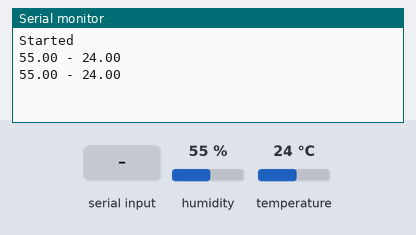
A sketch run on a simulated Arduino Uno, built with avr-gcc and run on an emulated ATmega328P. Shown: the last lines printed to the serial monitor. Wiring (inferred from the names in the program): DHT22 sensor: data pin 7. Inputs (shaded band) come from the test bench; at power-on: humidity 55 %, temperature 24 °C.

Above: at 5.3 s.
5.4 s: "1" received over the second serial link
At 8.3 s:
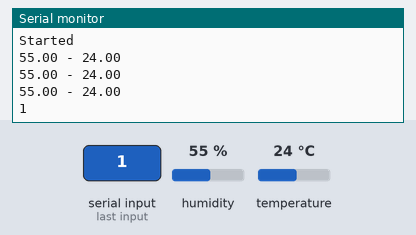
10.6 s: humidity set to 22 %
At 12.2 s:
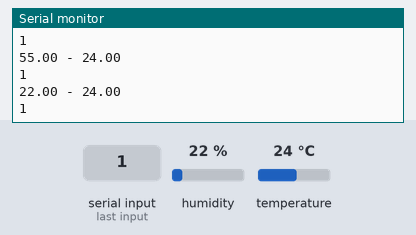
14.0 s: temperature set to 12 °C
At 17.1 s:
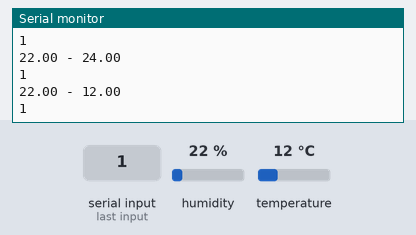
17.4 s: "0" received over the second serial link
At 19.7 s:
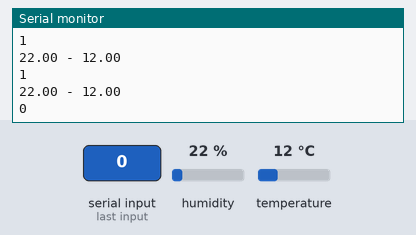
20.8 s: humidity set to 40 %
At 23.5 s:
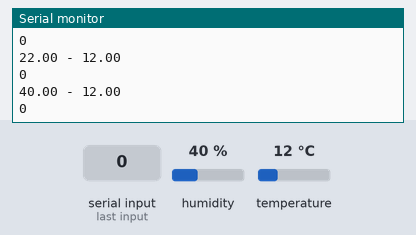
Timing chart, 0 to 25.0 s (numbered marks = the images above; inputs shaded):
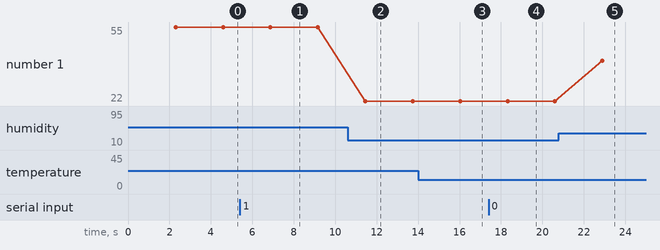

Measured:
- after the input at 5.4 s, the serial monitor: prints a new line after 1.5 s (image 1)
- after the input at 10.6 s, the serial monitor: prints a new line after 0.85 s (image 2)
- after the input at 14.0 s, the serial monitor: prints a new line after 2.0 s (image 3)
- after the input at 17.4 s, the serial monitor: prints a new line after 0.93 s (image 4)
- after the input at 20.8 s, the serial monitor: prints a new line after 2.1 s (image 5)
- plotted number 1: 55 → 22 after the input at 10.6 s, 22 → 40 after the input at 20.8 s

The sketch:

uno-server.ino
```cpp
#include "DHT.h"
#include <string.h>
#include <stdio.h>
#include <stdlib.h>
#include <ctype.h>
#include <SoftwareSerial.h>

#define MAX_DATA 200
#define DHTPIN 7     // what digital pin we're connected to
#define DHTTYPE DHT22
#define BUFFER_SIZE 64//This will prevent buffer overruns.
DHT dht(DHTPIN, DHTTYPE);
/*Buffer setup*/
char inData[BUFFER_SIZE];//This is a character buffer where the data sent by the python script will go.
//char inChar=-1;//Initialie the first character as nothing
/*blutooth setup*/
SoftwareSerial serial_connection(10, 11);//Create a serial connection with TX and RX on these pins

void setup() {
  Serial.begin(9600);
  serial_connection.begin(9600);//Initialize communications with the bluetooth module
  serial_connection.println("Ready!!!");//Send something to just start comms. This will never be seen.
  Serial.println("Started");//Tell the serial monitor that the sketch has started.
  dht.begin();
}

void loop() {
  // delay for preparing the sensor
 delay(2000);
 /*sending*/
// char sending[MAX_DATA];
// sprintf(sending, "{humidity: %f, temprature : %f}", hum(), temp());
String sending = "";
sending += hum();
sending += " - ";
sending += temp();
serial_connection.print(sending);
Serial.println(sending);
// serial_connection.print("{ humiditi: ");/*sending humidity data*/
// serial_connection.println(hum());
// serial_connection.print("temprature: ");
// serial_connection.println(temp());
// serial_connection.println("}");/*sending temp data*/
 /*receiving*/
 int i=0;
 byte byte_count=serial_connection.available();//This gets the number of bytes that were sent by the python script
    for(i=0;i<byte_count;i++)//Handle the number of incoming bytes
    {
    inData[i]=serial_connection.read();
    }
    byte_count = 0;
    Serial.println(inData);
    //Print to the monitor what was detected
}
/* read DHT22 sensor */
float hum(){
  float h = dht.readHumidity();
  if (isnan(h)) {
  Serial.println("Failed to read from DHT sensor!");
    }
  return h;
}
float temp(){
  float t = dht.readTemperature();
  if (isnan(t)) {
  Serial.println("Failed to read from DHT sensor!");
    }
  return t;
}
```
